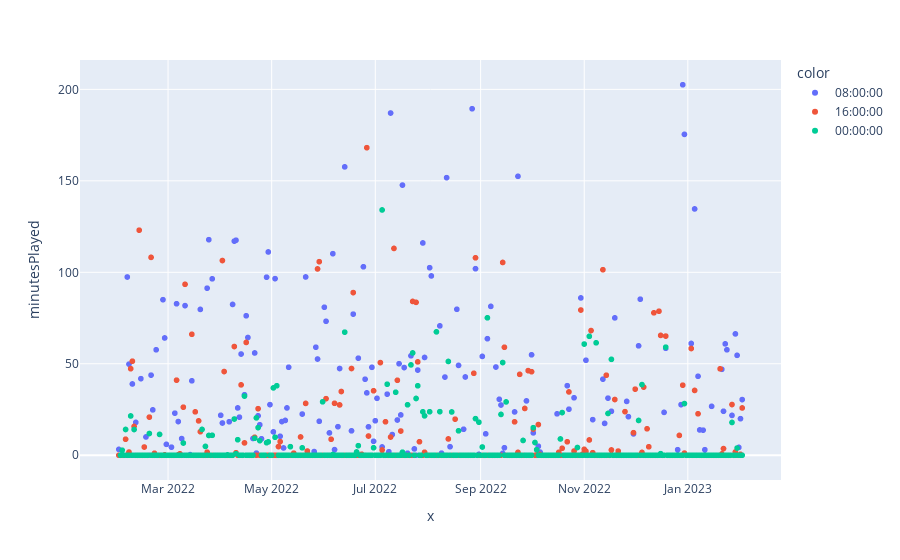

Notebook cell for this chart:
### Code cell
px.scatter(timeframe_listening_tracks,x=timeframe_listening_tracks.endTime.dt.date,y="minutesPlayed",color=timeframe_listening_tracks.endTime.dt.time)

### Figure 1 — Plotly figure (JSON) as saved in the notebook; plotly's stock layout.template omitted (floating-point values rounded to 4 significant figures; data arrays with more than 128 entries replaced by an {"elided": "..."} marker saying what was removed)
{"data": [{"hovertemplate": "color=08:00:00<br>x=%{x}<br>minutesPlayed=%{y}<extra></extra>", "legendgroup": "08:00:00", "marker": {"color": "#636efa", "symbol": "circle"}, "mode": "markers", "name": "08:00:00", "showlegend": true, "type": "scattergl", "x": {"elided": "368 str values"}, "xaxis": "x", "y": {"elided": "368 float values"}, "yaxis": "y"}, {"hovertemplate": "color=16:00:00<br>x=%{x}<br>minutesPlayed=%{y}<extra></extra>", "legendgroup": "16:00:00", "marker": {"color": "#EF553B", "symbol": "circle"}, "mode": "markers", "name": "16:00:00", "showlegend": true, "type": "scattergl", "x": {"elided": "368 str values"}, "xaxis": "x", "y": {"elided": "368 float values"}, "yaxis": "y"}, {"hovertemplate": "color=00:00:00<br>x=%{x}<br>minutesPlayed=%{y}<extra></extra>", "legendgroup": "00:00:00", "marker": {"color": "#00cc96", "symbol": "circle"}, "mode": "markers", "name": "00:00:00", "showlegend": true, "type": "scattergl", "x": {"elided": "367 str values"}, "xaxis": "x", "y": {"elided": "367 float values"}, "yaxis": "y"}], "layout": {"legend": {"title": {"text": "color"}, "tracegroupgap": 0}, "margin": {"t": 60}, "xaxis": {"anchor": "y", "domain": [0, 1], "title": {"text": "x"}}, "yaxis": {"anchor": "x", "domain": [0, 1], "title": {"text": "minutesPlayed"}}}}
